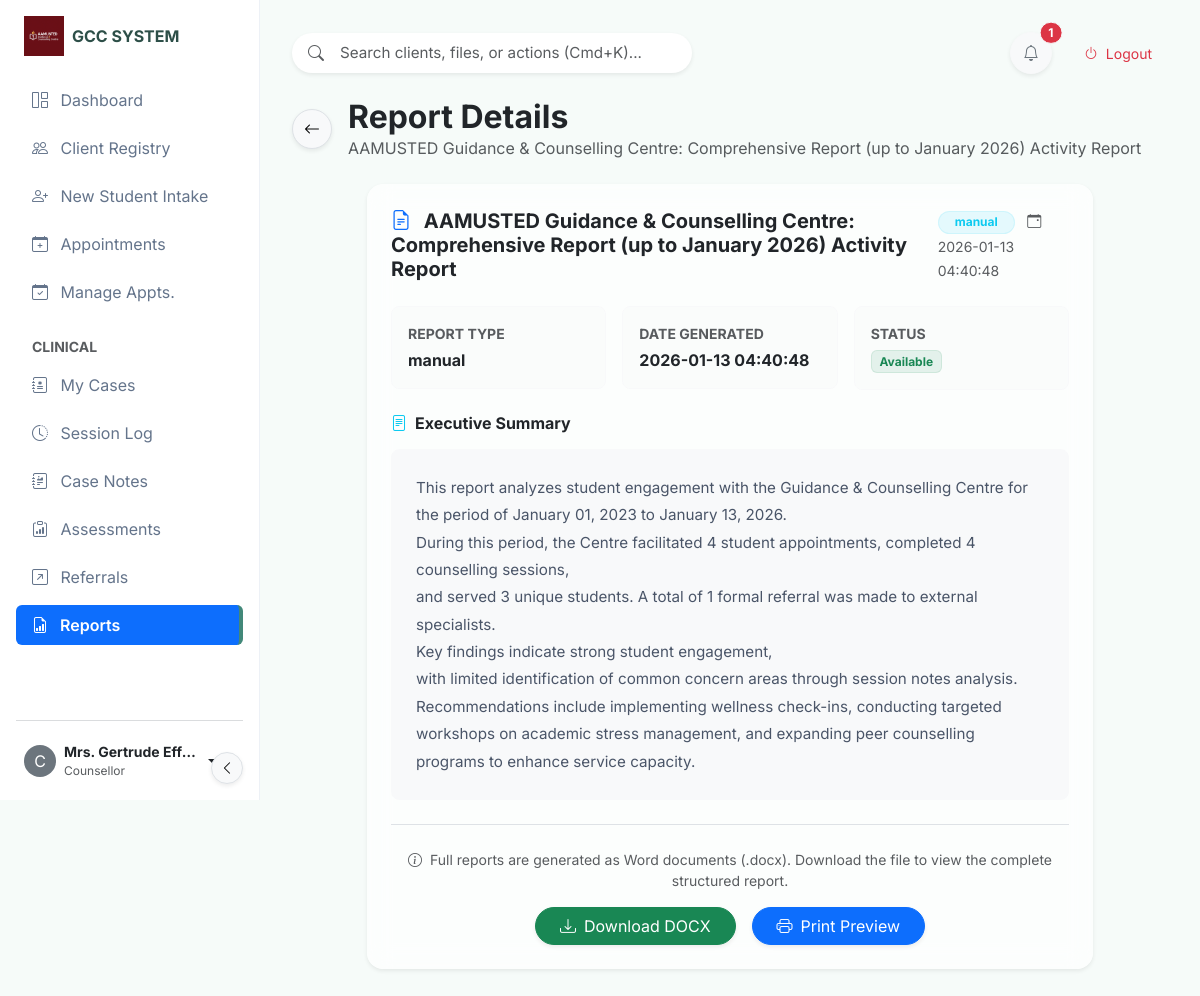
Screenshot of /view_report/17 (signed in) with the database file from the repository.
### tables this page shows
CREATE TABLE app_settings (
            id INTEGER PRIMARY KEY AUTOINCREMENT,
            setting_name TEXT NOT NULL UNIQUE,
            setting_value TEXT
        );

CREATE TABLE reports (
            id INTEGER PRIMARY KEY AUTOINCREMENT,
            title TEXT,
            date_generated TIMESTAMP DEFAULT CURRENT_TIMESTAMP,
            report_type TEXT,
            file_path TEXT,
            summary TEXT
        );

### app.py (the view)
@app.route('/view_report/<int:report_id>')
@login_required
def view_report(report_id):
    conn = get_db_connection()
    report = conn.execute('''
        SELECT * FROM reports WHERE id = ?
    ''', (report_id,)).fetchone()
    if not report:
        conn.close()
        flash('Report not found', 'error')
        return redirect(url_for('reports_list'))
    conn.close()
    report_dict = dict(report)
    return render_template('view_report.html', report=report_dict, now=datetime.utcnow())

### templates/view_report.html (shortened to what this page needs)
{% extends "base_modern.html" %}
{% block content %}
<div class="row align-items-center mb-4">
    <div class="col-12">
        <div class="d-flex align-items-center">
            <a href="javascript:history.back()" class="btn btn-light border rounded-circle shadow-sm me-3"
                style="width: 40px; height: 40px; display: flex; align-items: center; justify-content: center;">
                <i class="bi bi-arrow-left"></i>
            </a>
            <div>
                <h2 class="fw-bold mb-0 text-dark">Report Details</h2>
                <p class="text-muted mb-0">{{ report['title'] or 'Untitled Report' }}</p>
            </div>
        </div>
    </div>
</div>
<div class="row justify-content-center">
    <div class="col-lg-10">
        <div class="card card-glass border-0 shadow-sm">
            <div
                class="card-header bg-transparent border-0 pt-4 px-4 pb-0 d-flex justify-content-between align-items-center">
                <h5 class="mb-0 fw-bold text-dark">
                    <i class="bi bi-file-earmark-text me-2 text-primary"></i>
                    {{ report['title'] or 'Untitled Report' }}
                </h5>
                <div>
                    <span
                        class="badge rounded-pill bg-info bg-opacity-10 text-info border border-info border-opacity-10 me-2 px-3">{{
                        report['report_type'] or 'N/A' }}</span>
                    <small class="text-muted"><i class="bi bi-calendar-event me-1"></i> {{ report['date_generated']
                        }}</small>
                </div>
            </div>
            <div class="card-body p-4">
                <div class="row g-3 mb-4">
                    <div class="col-md-4">
                        <div class="p-3 bg-light bg-opacity-50 rounded-3 border border-light">
                            <small class="text-muted d-block text-uppercase small fw-bold mb-1">Report Type</small>
                            <span class="fw-bold text-dark">{{ report['report_type'] or 'N/A' }}</span>
                        </div>
                    </div>
                    <div class="col-md-4">
                        <div class="p-3 bg-light bg-opacity-50 rounded-3 border border-light">
                            <small class="text-muted d-block text-uppercase small fw-bold mb-1">Date Generated</small>
                            <span class="fw-bold text-dark">{{ report['date_generated'] }}</span>
                        </div>
                    </div>
                    <div class="col-md-4">
                        <div class="p-3 bg-light bg-opacity-50 rounded-3 border border-light">
                            <small class="text-muted d-block text-uppercase small fw-bold mb-1">Status</small>
                            {% if report['file_path'] %}
                            <span
                                class="badge bg-success bg-opacity-10 text-success border border-success border-opacity-10">Available</span>
                            {% else %}
                            <span
                                class="badge bg-warning bg-opacity-10 text-warning border border-warning border-opacity-10">Pending</span>
                            {% endif %}
                        </div>
                    </div>
                </div>
                {% if report['summary'] %}
                <div class="mb-4">
                    <h6 class="fw-bold text-dark mb-3"><i class="bi bi-file-text me-2 text-info"></i>Executive Summary
                    </h6>
                    <div class="p-4 bg-light rounded-3 border border-light report-summary">
                        {{ report['summary'] | nl2br | safe }}
                    </div>
                </div>
                {% endif %}
                <div class="border-top pt-4 mt-4 text-center">
                    <p class="small text-muted mb-3">
                        <i class="bi bi-info-circle me-1"></i>
                        Full reports are generated as Word documents (.docx). Download the file to view the complete
                        structured report.
                    </p>
                    <div class="d-flex justify-content-center gap-3">
                        {% if report['file_path'] %}
                        <a href="{{ url_for('download_report_file', report_id=report['id']) }}"
                            class="btn btn-success shadow-sm rounded-pill px-4 btn-hover-lift">
                            <i class="bi bi-download me-2"></i>Download DOCX
                        </a>
                        {% endif %}
                        <a href="{{ url_for('print_report', report_id=report['id']) }}" target="_blank"
                            class="btn btn-primary shadow-sm rounded-pill px-4 btn-hover-lift">
                            <i class="bi bi-printer me-2"></i>Print Preview
                        </a>
                    </div>
                </div>
            </div>
        </div>
    </div>
</div>
{% endblock %}

### templates/base_modern.html (shortened to what this page needs)
<!DOCTYPE html>
<html lang="en">
<head>
    <link href="https://cdn.jsdelivr.net/npm/bootstrap@5.3.0/dist/css/bootstrap.min.css" rel="stylesheet">
    <link rel="stylesheet" href="https://cdn.jsdelivr.net/npm/bootstrap-icons@1.10.0/font/bootstrap-icons.css">
    <link rel="stylesheet" href="{{ url_for('static', filename='css/modern_theme.css') }}">
</head>
<body>
    <nav class="sidebar-glass d-flex flex-column flex-shrink-0 p-3" id="sidebar">
        <div class="mb-4">
            <a href="/" class="d-flex align-items-center link-dark text-decoration-none logo-container ps-2">
                {% if settings.logo_url %}
                <img src="{{ settings.logo_url }}" class="me-2"
                    style="max-height: 40px; max-width: 40px; object-fit: contain;">
                {% else %}
                <div class="bg-gradient p-2 rounded-3 me-2" style="background: var(--sage-600); color: white;">
                    <i class="bi bi-heart-pulse-fill fs-4"></i>
                </div>
                {% endif %}
                <span class="fs-6 fw-bold text-break lh-sm sidebar-header-text" style="color: var(--sage-900);">
                    {{ settings.system_name or 'Counselling Hub' }}
                </span>
            </a>
        </div>
        <ul class="nav nav-pills flex-column mb-auto">
            <li class="nav-item">
                <a href="{{ url_for('dashboard') }}"
                    class="nav-link {% if request.endpoint == 'dashboard' %}active{% endif %}" title="Dashboard"
                    data-bs-toggle="tooltip" data-bs-placement="right">
                    <i class="bi bi-grid-1x2 me-2"></i> <span>Dashboard</span>
                </a>
            </li>
            {% if session.get('role') in ['Secretary', 'Admin', 'Counsellor', 'Counselor'] %}
            <li>
                <a href="{{ url_for('students') }}"
                    class="nav-link {% if 'student' in request.endpoint and 'intake' not in request.endpoint %}active{% endif %}"
                    title="Client Registry" data-bs-toggle="tooltip" data-bs-placement="right">
                    <i class="bi bi-people me-2"></i> <span>Client Registry</span>
                </a>
            </li>
            <li>
                <a href="{{ url_for('intake') }}"
                    class="nav-link {% if 'intake' in request.endpoint %}active{% endif %}" title="New Student Intake"
                    data-bs-toggle="tooltip" data-bs-placement="right">
                    <i class="bi bi-person-plus me-2"></i> <span>New Student Intake</span>
                </a>
            </li>
            <li>
                <a href="{{ url_for('appointment') }}"
                    class="nav-link {% if 'appointment' in request.endpoint and 'status' not in request.endpoint %}active{% endif %}"
                    title="Appointments" data-bs-toggle="tooltip" data-bs-placement="right">
                    <i class="bi bi-calendar-plus me-2"></i> <span>Appointments</span>
                </a>
            </li>
            <li>
                <a href="{{ url_for('manage_appointments') }}"
                    class="nav-link {% if 'manage_appointments' in request.endpoint %}active{% endif %}"
                    title="Manage Appointments" data-bs-toggle="tooltip" data-bs-placement="right">
                    <i class="bi bi-calendar-check me-2"></i> <span>Manage Appts.</span>
                </a>
            </li>
            {% endif %}
            {% if session.get('role') in ['Counsellor', 'Counselor', 'Admin'] %}
            <li class="mt-3 text-uppercase small text-muted fw-bold ps-3 mb-2 nav-category-header">Clinical</li>
            <li>
                <a href="{{ url_for('my_cases') }}"
                    class="nav-link {% if 'my_cases' in request.endpoint %}active{% endif %}" title="My Cases"
                    data-bs-toggle="tooltip" data-bs-placement="right">
                    <i class="bi bi-journal-medical me-2"></i> <span>My Cases</span>
                </a>
            </li>
            <li>
                <a href="{{ url_for('sessions_list') }}"
                    class="nav-link {% if 'session' in request.endpoint and 'case' not in request.endpoint %}active{% endif %}"
                    title="Session Log" data-bs-toggle="tooltip" data-bs-placement="right">
                    <i class="bi bi-clock-history me-2"></i> <span>Session Log</span>
                </a>
            </li>
            <li>
                <a href="{{ url_for('case_notes_list') }}"
                    class="nav-link {% if 'case_notes' in request.endpoint %}active{% endif %}" title="Case Notes"
                    data-bs-toggle="tooltip" data-bs-placement="right">
                    <i class="bi bi-journal-richtext me-2"></i> <span>Case Notes</span>
                </a>
            </li>
            <li>
                <a href="{{ url_for('dass21_list') }}"
                    class="nav-link {% if 'dass21' in request.endpoint %}active{% endif %}" title="Assessments"
                    data-bs-toggle="tooltip" data-bs-placement="right">
                    <i class="bi bi-clipboard-data me-2"></i> <span>Assessments</span>
                </a>
            </li>
            <li>
                <a href="{{ url_for('all_referrals') }}"
                    class="nav-link {% if 'referral' in request.endpoint %}active{% endif %}" title="Referrals"
                    data-bs-toggle="tooltip" data-bs-placement="right">
                    <i class="bi bi-arrow-up-right-square me-2"></i> <span>Referrals</span>
                </a>
            </li>
            <li>
                <a href="{{ url_for('reports_list') }}"
                    class="nav-link {% if 'report' in request.endpoint %}active{% endif %}" title="Reports"
                    data-bs-toggle="tooltip" data-bs-placement="right">
                    <i class="bi bi-file-earmark-bar-graph me-2"></i> <span>Reports</span>
                </a>
            </li>
            {% endif %}
        </ul>
        <hr class="text-secondary opacity-25 mt-4">
        <div class="dropdown">
            <a href="#"
                class="d-flex align-items-center link-dark text-decoration-none dropdown-toggle px-2 py-1 rounded hover-bg"
                id="dropdownUser2" data-bs-toggle="dropdown" aria-expanded="false">
                <div class="rounded-circle bg-secondary d-flex justify-content-center align-items-center text-white me-2"
                    style="width: 32px; height: 32px; min-width: 32px;">
                    {{ session.get('username', 'U')[0] | upper }}
                </div>
                <div>
                    <div class="small fw-bold text-truncate" style="max-width: 140px;">{{ session.get('full_name',
                        'User') }}</div>
                    <div class="small text-muted" style="font-size: 0.75rem;">{{ session.get('role', 'Staff') }}</div>
                </div>
            </a>
        </div>
        <button
            class="btn btn-sm btn-light border position-absolute bottom-0 end-0 m-3 rounded-circle shadow-sm d-none d-md-flex align-items-center justify-content-center"
            id="sidebarToggle" style="width: 32px; height: 32px; z-index: 1050;">
            <i class="bi bi-chevron-left"></i>
        </button>
    </nav>
    <main class="main-content">
        <div class="d-flex justify-content-between align-items-center mb-4">
            <div class="position-relative" style="width: 400px;">
                <i class="bi bi-search position-absolute top-50 start-0 translate-middle-y ms-3 text-muted"></i>
                <input type="text" class="form-control form-control-lg ps-5 border-0 shadow-sm"
                    style="border-radius: 99px; background: white; font-size: 0.95rem;"
                    placeholder="Search clients, files, or actions (Cmd+K)...">
            </div>
            <div class="d-flex align-items-center gap-3">
                <div class="dropdown">
                    <button class="btn btn-light rounded-circle position-relative shadow-sm" type="button"
                        id="notifDropdown" data-bs-toggle="dropdown" aria-expanded="false"
                        style="width: 42px; height: 42px;">
                        <i class="bi bi-bell text-secondary"></i>
                        {% if unread_count and unread_count > 0 %}
                        <span
                            class="position-absolute top-0 start-100 translate-middle badge rounded-pill bg-danger border border-light">
                            {{ unread_count }}
                        </span>
                        {% endif %}
                    </button>
                </div>
                <a href="{{ url_for('logout') }}" class="btn btn-outline-danger border-0 btn-sm rounded-pill px-3">
                    <i class="bi bi-power me-1"></i> Logout
                </a>
            </div>
        </div>
        {% block content %}{% endblock %}
    </main>
</body>
</html>

### rows the page displays
app_settings: logo_url (picture)
app_settings: setting_value "GCC SYSTEM"
reports: title "AAMUSTED Guidance & Counselling Centre: Comprehensive Report (up to January 2026) Activity Report", report_type "manual", date_generated "2026-01-13 04:40:48", summary "This report analyzes student engagement with the Guidance & Counselling Centre for the period of January 01, 2023 to January 13, 2026. During this period, the Centre facilitated 4 student appointments, completed 4 counselling sessions, and served 3 unique students. A total of 1 formal referral was made to external specialists. Key findings indicate strong student engagement, with limited identification of common concern areas through session notes analysis. Recommendations include implementing wellness check-ins, conducting targeted workshops on academic stress management, and expanding peer counselling programs to enhance service capacity."

### other values shown
{{ session.get('username', 'U')[0] | upper }} "C"
{{ session.get('full_name',
                        'User') }} "Mrs. Gertrude Eff…"
{{ session.get('role', 'Staff') }} "Counsellor"
{{ unread_count }} "1"
